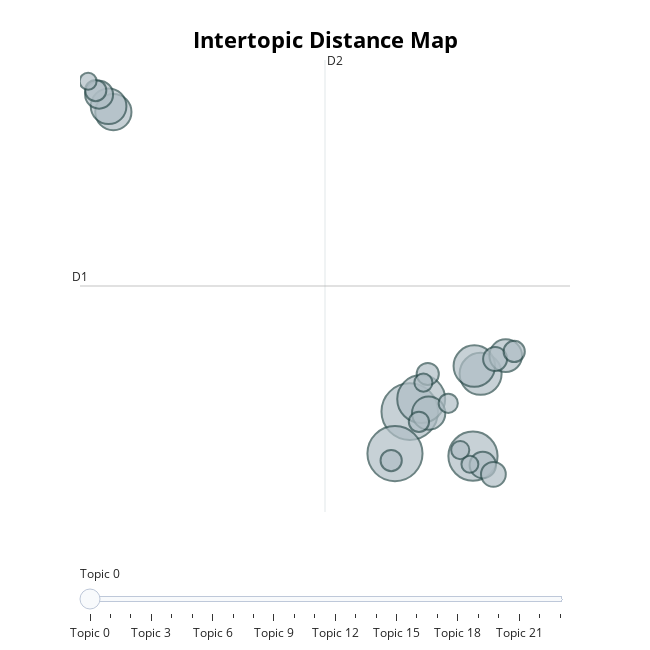

Notebook code cell kept with this figure:
### Code cell
model.visualize_topics()

### Figure 1 — Plotly figure (JSON) as saved in the notebook; plotly's stock layout.template omitted (floating-point values rounded to 4 significant figures)
{"data": [{"customdata": [[0, "school shooting | suicide article | shootings schools | reason suicide | suicide related", 78], [1, "suicide bullied | bullying article | bullying school | school bullying | cause suicide", 74], [2, "attempted suicide | bullying school | school life | suicide | school problem", 59], [3, "student suicides | students mental | health crisis | school closures | pandemic article", 56], [4, "suicide rates | attempted suicide | suicide school | mental health | suicide making", 43], [5, "school shooting | shooting incident | university killing | occurred school | problem article", 42], [6, "school shooting | school newtown | educators article | sandy hook | shootings", 32], [7, "mental health | problem article | psychiatric | health issues | category article", 31], [8, "student athletes | athletics academics | student athlete | discusses suicides | college athletes", 27], [9, "school shooting | school article | shooting incident | school officials | happened school", 26], [10, "online bullying | bullying sexual | killed bullied | suicide becoming | suicide content", 19], [11, "media children | effects social | harmful content | children article | impact social", 17], [12, "issues university | mental health | suicide stanford | students mental | discriminating students", 15], [13, "transgender individuals | trans advocates | lgbtq | among lgbtq | transgender nonbinary", 14], [14, "prague shooter | shooter student | reasons suicide | categorize suicide | suicide categories", 12], [15, "ramos gunman | gunman bullied | firearms despite | obtain firearms | guns", 11], [16, "hazing experienced | attempted suicide | suicide attempt | hazing falls | hazing", 11], [17, "student shot | student killed | shot campus | professors death | school shot", 11], [18, "mass shooting | classmates shooting | student article | shooting killing | student saugus", 10], [19, "student suicidal | issue teachers | student change | developed suicidal | student experiencing", 9], [20, "student bullying | bullying gay | bullying play | ongoing bullying | bullying failed", 8], [21, "principal wounded | student suspended | shooting incident | suspended school | principal killing", 8], [22, "bullying racism | racism article | racism school | suicide subjected | racist abuse", 7], [23, "school shooting | mass shootings | shootings | shooting incident | shootings perpetrators", 7]], "hovertemplate": "<b>Topic %{customdata[0]}</b><br>%{customdata[1]}<br>Size: %{customdata[2]}", "legendgroup": "", "marker": {"color": "#B0BEC5", "line": {"color": "DarkSlateGrey", "width": 2}, "size": [78, 74, 59, 56, 43, 42, 32, 31, 27, 26, 19, 17, 15, 14, 12, 11, 11, 11, 10, 9, 8, 8, 7, 7], "sizemode": "area", "sizeref": 0.04875, "symbol": "circle"}, "mode": "markers", "name": "", "orientation": "v", "showlegend": false, "type": "scatter", "x": [9.152, 8.646, 11.31, 9.543, 11.58, 11.36, -0.9887, -1.152, 9.798, 12.44, -1.476, 11.65, 12.01, 12.07, 9.768, 8.516, -1.593, 12.73, 9.466, 10.47, 9.618, 10.88, -1.852, 11.21], "xaxis": "x", "y": [-5.278, -6.456, -6.526, -4.927, -4.22, -4.003, 3.118, 3.281, -5.322, -3.71, 3.604, -6.776, -7.037, -3.805, -4.225, -6.65, 3.721, -3.593, -5.563, -5.045, -4.465, -6.357, 3.98, -6.752], "yaxis": "y"}], "layout": {"annotations": [{"showarrow": false, "text": "D1", "x": -2.13, "y": -1.758, "yshift": 10}, {"showarrow": false, "text": "D2", "x": 6.252, "xshift": 10, "y": 4.577}], "height": 650, "hoverlabel": {"bgcolor": "white", "font": {"family": "Rockwell", "size": 16}}, "legend": {"itemsizing": "constant", "tracegroupgap": 0}, "margin": {"t": 60}, "shapes": [{"line": {"color": "#CFD8DC", "width": 2}, "type": "line", "x0": 6.252, "x1": 6.252, "y0": -8.093, "y1": 4.577}, {"line": {"color": "#9E9E9E", "width": 2}, "type": "line", "x0": -2.13, "x1": 14.63, "y0": -1.758, "y1": -1.758}], "sliders": [{"active": 0, "pad": {"t": 50}, "steps": [{"args": [{"marker.color": [["red", "#B0BEC5", "#B0BEC5", "#B0BEC5", "#B0BEC5", "#B0BEC5", "#B0BEC5", "#B0BEC5", "#B0BEC5", "#B0BEC5", "#B0BEC5", "#B0BEC5", "#B0BEC5", "#B0BEC5", "#B0BEC5", "#B0BEC5", "#B0BEC5", "#B0BEC5", "#B0BEC5", "#B0BEC5", "#B0BEC5", "#B0BEC5", "#B0BEC5", "#B0BEC5"]]}], "label": "Topic 0", "method": "update"}, {"args": [{"marker.color": [["#B0BEC5", "red", "#B0BEC5", "#B0BEC5", "#B0BEC5", "#B0BEC5", "#B0BEC5", "#B0BEC5", "#B0BEC5", "#B0BEC5", "#B0BEC5", "#B0BEC5", "#B0BEC5", "#B0BEC5", "#B0BEC5", "#B0BEC5", "#B0BEC5", "#B0BEC5", "#B0BEC5", "#B0BEC5", "#B0BEC5", "#B0BEC5", "#B0BEC5", "#B0BEC5"]]}], "label": "Topic 1", "method": "update"}, {"args": [{"marker.color": [["#B0BEC5", "#B0BEC5", "red", "#B0BEC5", "#B0BEC5", "#B0BEC5", "#B0BEC5", "#B0BEC5", "#B0BEC5", "#B0BEC5", "#B0BEC5", "#B0BEC5", "#B0BEC5", "#B0BEC5", "#B0BEC5", "#B0BEC5", "#B0BEC5", "#B0BEC5", "#B0BEC5", "#B0BEC5", "#B0BEC5", "#B0BEC5", "#B0BEC5", "#B0BEC5"]]}], "label": "Topic 2", "method": "update"}, {"args": [{"marker.color": [["#B0BEC5", "#B0BEC5", "#B0BEC5", "red", "#B0BEC5", "#B0BEC5", "#B0BEC5", "#B0BEC5", "#B0BEC5", "#B0BEC5", "#B0BEC5", "#B0BEC5", "#B0BEC5", "#B0BEC5", "#B0BEC5", "#B0BEC5", "#B0BEC5", "#B0BEC5", "#B0BEC5", "#B0BEC5", "#B0BEC5", "#B0BEC5", "#B0BEC5", "#B0BEC5"]]}], "label": "Topic 3", "method": "update"}, {"args": [{"marker.color": [["#B0BEC5", "#B0BEC5", "#B0BEC5", "#B0BEC5", "red", "#B0BEC5", "#B0BEC5", "#B0BEC5", "#B0BEC5", "#B0BEC5", "#B0BEC5", "#B0BEC5", "#B0BEC5", "#B0BEC5", "#B0BEC5", "#B0BEC5", "#B0BEC5", "#B0BEC5", "#B0BEC5", "#B0BEC5", "#B0BEC5", "#B0BEC5", "#B0BEC5", "#B0BEC5"]]}], "label": "Topic 4", "method": "update"}, {"args": [{"marker.color": [["#B0BEC5", "#B0BEC5", "#B0BEC5", "#B0BEC5", "#B0BEC5", "red", "#B0BEC5", "#B0BEC5", "#B0BEC5", "#B0BEC5", "#B0BEC5", "#B0BEC5", "#B0BEC5", "#B0BEC5", "#B0BEC5", "#B0BEC5", "#B0BEC5", "#B0BEC5", "#B0BEC5", "#B0BEC5", "#B0BEC5", "#B0BEC5", "#B0BEC5", "#B0BEC5"]]}], "label": "Topic 5", "method": "update"}, {"args": [{"marker.color": [["#B0BEC5", "#B0BEC5", "#B0BEC5", "#B0BEC5", "#B0BEC5", "#B0BEC5", "red", "#B0BEC5", "#B0BEC5", "#B0BEC5", "#B0BEC5", "#B0BEC5", "#B0BEC5", "#B0BEC5", "#B0BEC5", "#B0BEC5", "#B0BEC5", "#B0BEC5", "#B0BEC5", "#B0BEC5", "#B0BEC5", "#B0BEC5", "#B0BEC5", "#B0BEC5"]]}], "label": "Topic 6", "method": "update"}, {"args": [{"marker.color": [["#B0BEC5", "#B0BEC5", "#B0BEC5", "#B0BEC5", "#B0BEC5", "#B0BEC5", "#B0BEC5", "red", "#B0BEC5", "#B0BEC5", "#B0BEC5", "#B0BEC5", "#B0BEC5", "#B0BEC5", "#B0BEC5", "#B0BEC5", "#B0BEC5", "#B0BEC5", "#B0BEC5", "#B0BEC5", "#B0BEC5", "#B0BEC5", "#B0BEC5", "#B0BEC5"]]}], "label": "Topic 7", "method": "update"}, {"args": [{"marker.color": [["#B0BEC5", "#B0BEC5", "#B0BEC5", "#B0BEC5", "#B0BEC5", "#B0BEC5", "#B0BEC5", "#B0BEC5", "red", "#B0BEC5", "#B0BEC5", "#B0BEC5", "#B0BEC5", "#B0BEC5", "#B0BEC5", "#B0BEC5", "#B0BEC5", "#B0BEC5", "#B0BEC5", "#B0BEC5", "#B0BEC5", "#B0BEC5", "#B0BEC5", "#B0BEC5"]]}], "label": "Topic 8", "method": "update"}, {"args": [{"marker.color": [["#B0BEC5", "#B0BEC5", "#B0BEC5", "#B0BEC5", "#B0BEC5", "#B0BEC5", "#B0BEC5", "#B0BEC5", "#B0BEC5", "red", "#B0BEC5", "#B0BEC5", "#B0BEC5", "#B0BEC5", "#B0BEC5", "#B0BEC5", "#B0BEC5", "#B0BEC5", "#B0BEC5", "#B0BEC5", "#B0BEC5", "#B0BEC5", "#B0BEC5", "#B0BEC5"]]}], "label": "Topic 9", "method": "update"}, {"args": [{"marker.color": [["#B0BEC5", "#B0BEC5", "#B0BEC5", "#B0BEC5", "#B0BEC5", "#B0BEC5", "#B0BEC5", "#B0BEC5", "#B0BEC5", "#B0BEC5", "red", "#B0BEC5", "#B0BEC5", "#B0BEC5", "#B0BEC5", "#B0BEC5", "#B0BEC5", "#B0BEC5", "#B0BEC5", "#B0BEC5", "#B0BEC5", "#B0BEC5", "#B0BEC5", "#B0BEC5"]]}], "label": "Topic 10", "method": "update"}, {"args": [{"marker.color": [["#B0BEC5", "#B0BEC5", "#B0BEC5", "#B0BEC5", "#B0BEC5", "#B0BEC5", "#B0BEC5", "#B0BEC5", "#B0BEC5", "#B0BEC5", "#B0BEC5", "red", "#B0BEC5", "#B0BEC5", "#B0BEC5", "#B0BEC5", "#B0BEC5", "#B0BEC5", "#B0BEC5", "#B0BEC5", "#B0BEC5", "#B0BEC5", "#B0BEC5", "#B0BEC5"]]}], "label": "Topic 11", "method": "update"}, {"args": [{"marker.color": [["#B0BEC5", "#B0BEC5", "#B0BEC5", "#B0BEC5", "#B0BEC5", "#B0BEC5", "#B0BEC5", "#B0BEC5", "#B0BEC5", "#B0BEC5", "#B0BEC5", "#B0BEC5", "red", "#B0BEC5", "#B0BEC5", "#B0BEC5", "#B0BEC5", "#B0BEC5", "#B0BEC5", "#B0BEC5", "#B0BEC5", "#B0BEC5", "#B0BEC5", "#B0BEC5"]]}], "label": "Topic 12", "method": "update"}, {"args": [{"marker.color": [["#B0BEC5", "#B0BEC5", "#B0BEC5", "#B0BEC5", "#B0BEC5", "#B0BEC5", "#B0BEC5", "#B0BEC5", "#B0BEC5", "#B0BEC5", "#B0BEC5", "#B0BEC5", "#B0BEC5", "red", "#B0BEC5", "#B0BEC5", "#B0BEC5", "#B0BEC5", "#B0BEC5", "#B0BEC5", "#B0BEC5", "#B0BEC5", "#B0BEC5", "#B0BEC5"]]}], "label": "Topic 13", "method": "update"}, {"args": [{"marker.color": [["#B0BEC5", "#B0BEC5", "#B0BEC5", "#B0BEC5", "#B0BEC5", "#B0BEC5", "#B0BEC5", "#B0BEC5", "#B0BEC5", "#B0BEC5", "#B0BEC5", "#B0BEC5", "#B0BEC5", "#B0BEC5", "red", "#B0BEC5", "#B0BEC5", "#B0BEC5", "#B0BEC5", "#B0BEC5", "#B0BEC5", "#B0BEC5", "#B0BEC5", "#B0BEC5"]]}], "label": "Topic 14", "method": "update"}, {"args": [{"marker.color": [["#B0BEC5", "#B0BEC5", "#B0BEC5", "#B0BEC5", "#B0BEC5", "#B0BEC5", "#B0BEC5", "#B0BEC5", "#B0BEC5", "#B0BEC5", "#B0BEC5", "#B0BEC5", "#B0BEC5", "#B0BEC5", "#B0BEC5", "red", "#B0BEC5", "#B0BEC5", "#B0BEC5", "#B0BEC5", "#B0BEC5", "#B0BEC5", "#B0BEC5", "#B0BEC5"]]}], "label": "Topic 15", "method": "update"}, {"args": [{"marker.color": [["#B0BEC5", "#B0BEC5", "#B0BEC5", "#B0BEC5", "#B0BEC5", "#B0BEC5", "#B0BEC5", "#B0BEC5", "#B0BEC5", "#B0BEC5", "#B0BEC5", "#B0BEC5", "#B0BEC5", "#B0BEC5", "#B0BEC5", "#B0BEC5", "red", "#B0BEC5", "#B0BEC5", "#B0BEC5", "#B0BEC5", "#B0BEC5", "#B0BEC5", "#B0BEC5"]]}], "label": "Topic 16", "method": "update"}, {"args": [{"marker.color": [["#B0BEC5", "#B0BEC5", "#B0BEC5", "#B0BEC5", "#B0BEC5", "#B0BEC5", "#B0BEC5", "#B0BEC5", "#B0BEC5", "#B0BEC5", "#B0BEC5", "#B0BEC5", "#B0BEC5", "#B0BEC5", "#B0BEC5", "#B0BEC5", "#B0BEC5", "red", "#B0BEC5", "#B0BEC5", "#B0BEC5", "#B0BEC5", "#B0BEC5", "#B0BEC5"]]}], "label": "Topic 17", "method": "update"}, {"args": [{"marker.color": [["#B0BEC5", "#B0BEC5", "#B0BEC5", "#B0BEC5", "#B0BEC5", "#B0BEC5", "#B0BEC5", "#B0BEC5", "#B0BEC5", "#B0BEC5", "#B0BEC5", "#B0BEC5", "#B0BEC5", "#B0BEC5", "#B0BEC5", "#B0BEC5", "#B0BEC5", "#B0BEC5", "red", "#B0BEC5", "#B0BEC5", "#B0BEC5", "#B0BEC5", "#B0BEC5"]]}], "label": "Topic 18", "method": "update"}, {"args": [{"marker.color": [["#B0BEC5", "#B0BEC5", "#B0BEC5", "#B0BEC5", "#B0BEC5", "#B0BEC5", "#B0BEC5", "#B0BEC5", "#B0BEC5", "#B0BEC5", "#B0BEC5", "#B0BEC5", "#B0BEC5", "#B0BEC5", "#B0BEC5", "#B0BEC5", "#B0BEC5", "#B0BEC5", "#B0BEC5", "red", "#B0BEC5", "#B0BEC5", "#B0BEC5", "#B0BEC5"]]}], "label": "Topic 19", "method": "update"}, {"args": [{"marker.color": [["#B0BEC5", "#B0BEC5", "#B0BEC5", "#B0BEC5", "#B0BEC5", "#B0BEC5", "#B0BEC5", "#B0BEC5", "#B0BEC5", "#B0BEC5", "#B0BEC5", "#B0BEC5", "#B0BEC5", "#B0BEC5", "#B0BEC5", "#B0BEC5", "#B0BEC5", "#B0BEC5", "#B0BEC5", "#B0BEC5", "red", "#B0BEC5", "#B0BEC5", "#B0BEC5"]]}], "label": "Topic 20", "method": "update"}, {"args": [{"marker.color": [["#B0BEC5", "#B0BEC5", "#B0BEC5", "#B0BEC5", "#B0BEC5", "#B0BEC5", "#B0BEC5", "#B0BEC5", "#B0BEC5", "#B0BEC5", "#B0BEC5", "#B0BEC5", "#B0BEC5", "#B0BEC5", "#B0BEC5", "#B0BEC5", "#B0BEC5", "#B0BEC5", "#B0BEC5", "#B0BEC5", "#B0BEC5", "red", "#B0BEC5", "#B0BEC5"]]}], "label": "Topic 21", "method": "update"}, {"args": [{"marker.color": [["#B0BEC5", "#B0BEC5", "#B0BEC5", "#B0BEC5", "#B0BEC5", "#B0BEC5", "#B0BEC5", "#B0BEC5", "#B0BEC5", "#B0BEC5", "#B0BEC5", "#B0BEC5", "#B0BEC5", "#B0BEC5", "#B0BEC5", "#B0BEC5", "#B0BEC5", "#B0BEC5", "#B0BEC5", "#B0BEC5", "#B0BEC5", "#B0BEC5", "red", "#B0BEC5"]]}], "label": "Topic 22", "method": "update"}, {"args": [{"marker.color": [["#B0BEC5", "#B0BEC5", "#B0BEC5", "#B0BEC5", "#B0BEC5", "#B0BEC5", "#B0BEC5", "#B0BEC5", "#B0BEC5", "#B0BEC5", "#B0BEC5", "#B0BEC5", "#B0BEC5", "#B0BEC5", "#B0BEC5", "#B0BEC5", "#B0BEC5", "#B0BEC5", "#B0BEC5", "#B0BEC5", "#B0BEC5", "#B0BEC5", "#B0BEC5", "red"]]}], "label": "Topic 23", "method": "update"}]}], "title": {"font": {"color": "Black", "size": 22}, "text": "<b>Intertopic Distance Map</b>", "x": 0.5, "xanchor": "center", "y": 0.95, "yanchor": "top"}, "width": 650, "xaxis": {"anchor": "y", "domain": [0, 1], "range": [-2.13, 14.63], "title": {"text": ""}, "visible": false}, "yaxis": {"anchor": "x", "domain": [0, 1], "range": [-8.093, 4.577], "title": {"text": ""}, "visible": false}}}
